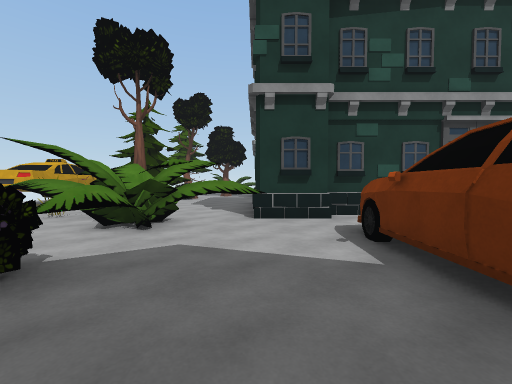
[1] (above)

21 first-person views from a walk through a 3-D level made in the Unity game engine. The camera is 1.4 m above the floor, tilts 2° down and sees 90° across. The floor is counted in squares, 2 m on a side. Each view is taken from the middle of a square. On the plan, view 1 faces up. The plan holds only what a view shows up to about 9 squares ahead; the rest is blank. The place goes on beyond the plan. The player character is not drawn. Some animated figures are not drawn.

[2]
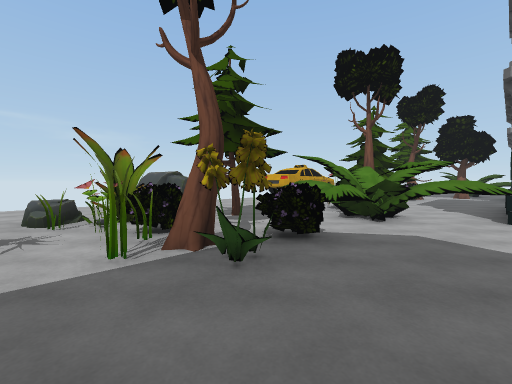

[3]
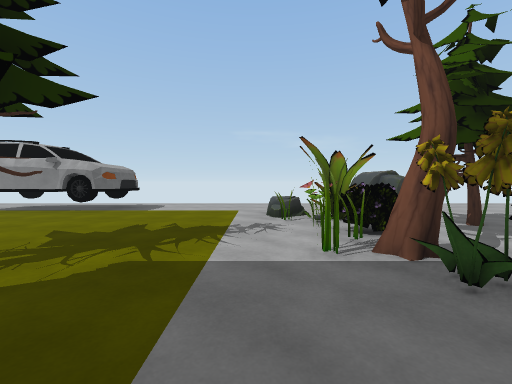

[4]
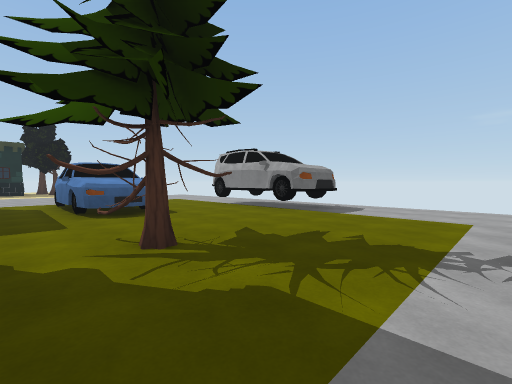

[5]
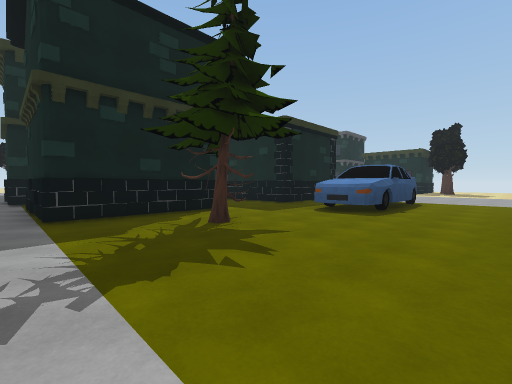

[6]
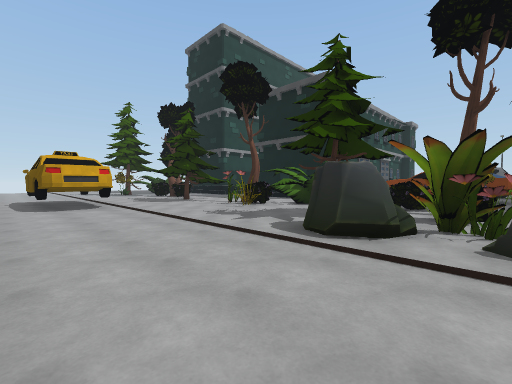

[7]
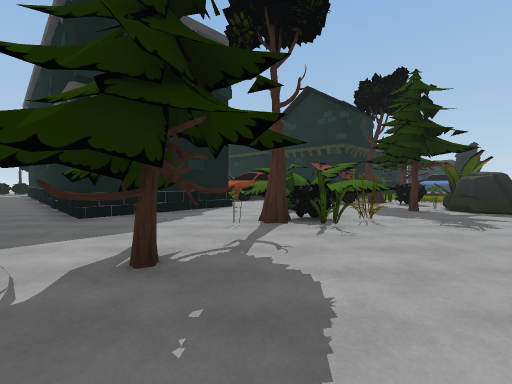

[8]
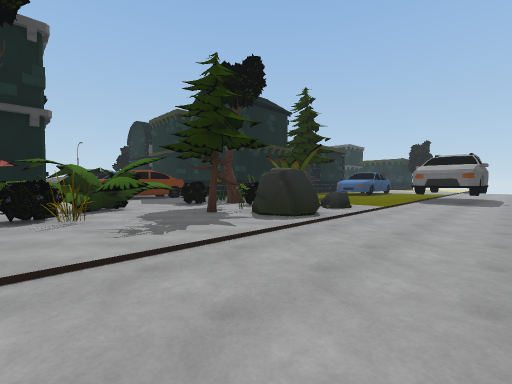

[9]
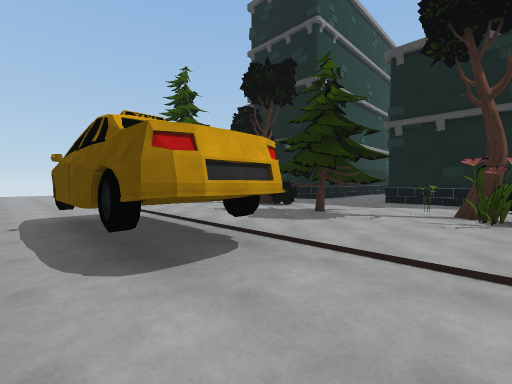

[10]
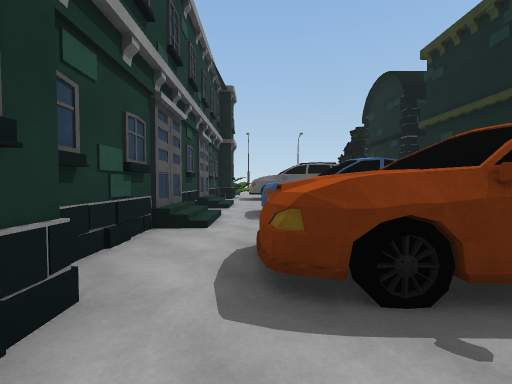

[11]
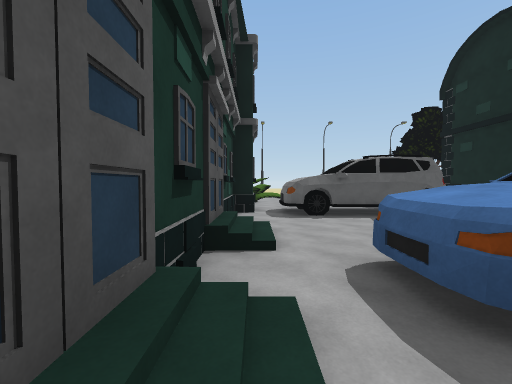

[12]
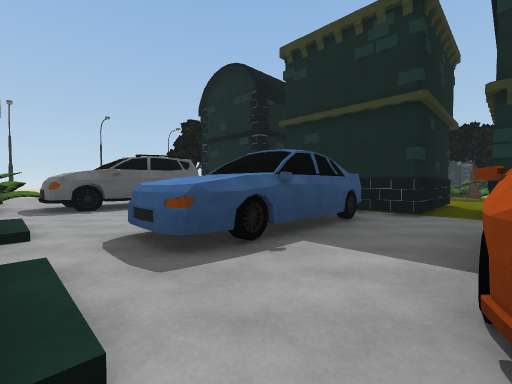

[13]
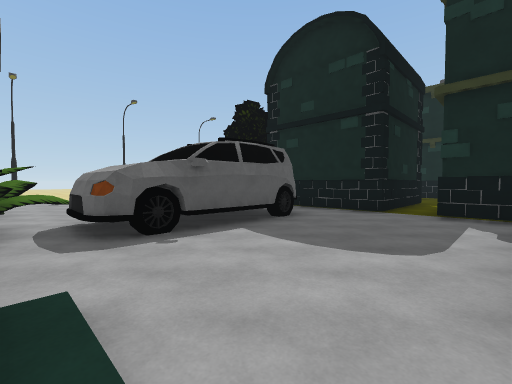

[14]
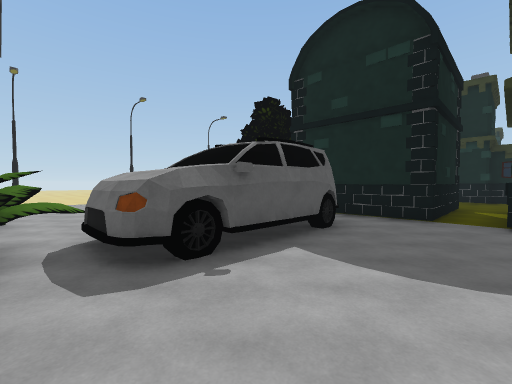

[15]
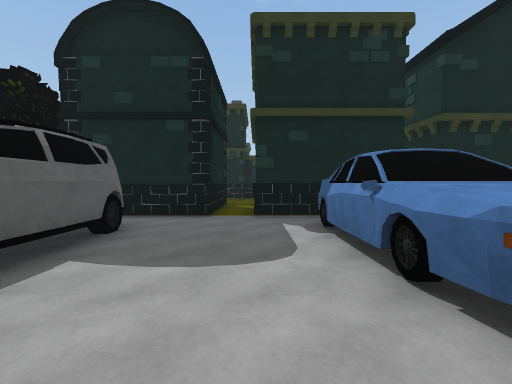

[16]
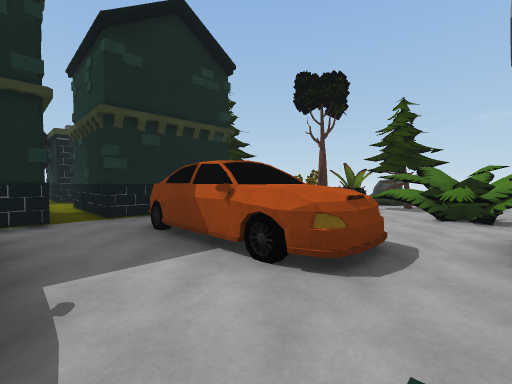

[17]
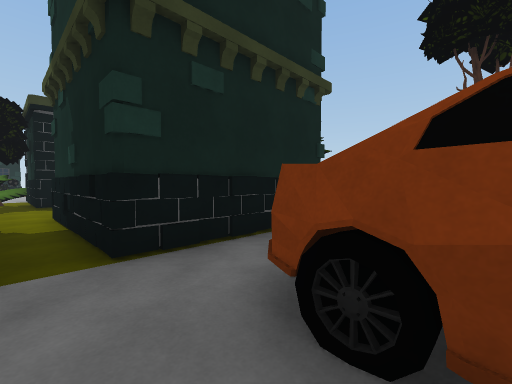

[18]
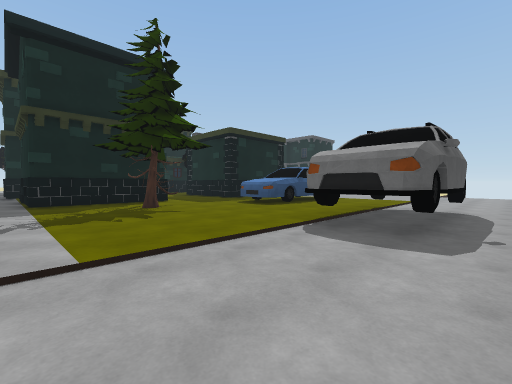

[19]
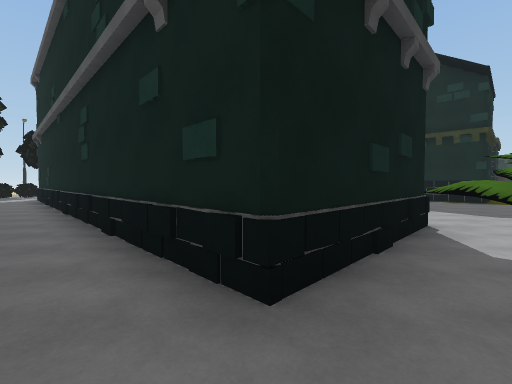

[20]
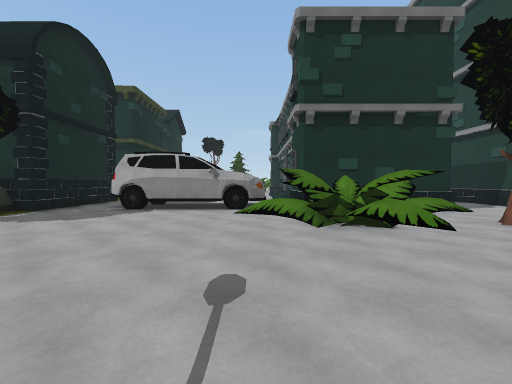

[21]
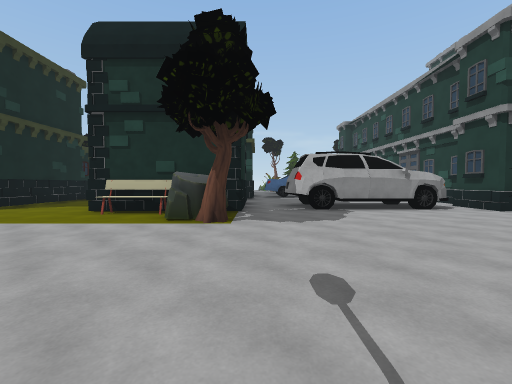

### Floor plan
Key: @ floor where view 1 was taken; # wall or solid block; x gap in a wall; . floor; / step, stairs or slope; = window, fence, low wall or low ledge; ^ raised ledge; T pine tree; R tree; F flower; C rock; P plant; B bench; O other object.
Columns run from 9 left of view 1 to 19 right of it. Each row starts with its distance up from view 1.
 10 .# ..TO................
  9 .##..TT..#############..
  8 .##...T..#           #..R
  7 ......R..#           #.==.
  6 .....OF^.#############/##=.
  5 .....O.#.^#..//.//...x/##/..
  4 .....^###..^/./.....##.//....
  3 .......^...##.##...O#O......
  2 ...CCT.F...##.##....##.....
  1 ...CP.RO...##.##....#O.....
  0 ...COFO..@.##..#....##......
 -1 ..............###............
 -2 .........####.# ##.####CR...
 -3 .........#  #.#  #.#  #....
 -4 ......TT.#  #.#   .#  B...
 -5 .O#O.....#  #.#  ..###...
 -6 .##.......  ..   .......
 -7 .##..#^#..  ..     ....
 -8 .##..###.O  O.     ###
 -9 .  ...##.   O.
-10 ......##.   OR
-11 ......#..   OR
-12 .. ... ..
-13 .. ..  ..

Where each view was taken, in squares from view 1:
view 1: 0 up, 0 right, facing up
view 2: 1 down, 0 right, facing up-left
view 3: 1 down, 0 right, facing left
view 4: 1 down, 1 left, facing down-left
view 5: 1 down, 6 left, facing down-right
view 6: 0 up, 9 left, facing up-right
view 7: 10 up, 6 left, facing down-right
view 8: 6 up, 9 left, facing down-right
view 9: 6 up, 9 left, facing up-right
view 10: 4 up, 0 right, facing right
view 11: 5 up, 4 right, facing right
view 12: 5 up, 3 right, facing down-right
view 13: 5 up, 7 right, facing down-right
view 14: 5 up, 8 right, facing down-right
view 15: 5 up, 8 right, facing down
view 16: 5 up, 5 right, facing down-left
view 17: 1 up, 4 right, facing down-left
view 18: 1 down, 9 left, facing down-right
view 19: 10 up, 1 left, facing down-right
view 20: 4 up, 19 right, facing left
view 21: 1 down, 19 right, facing left
